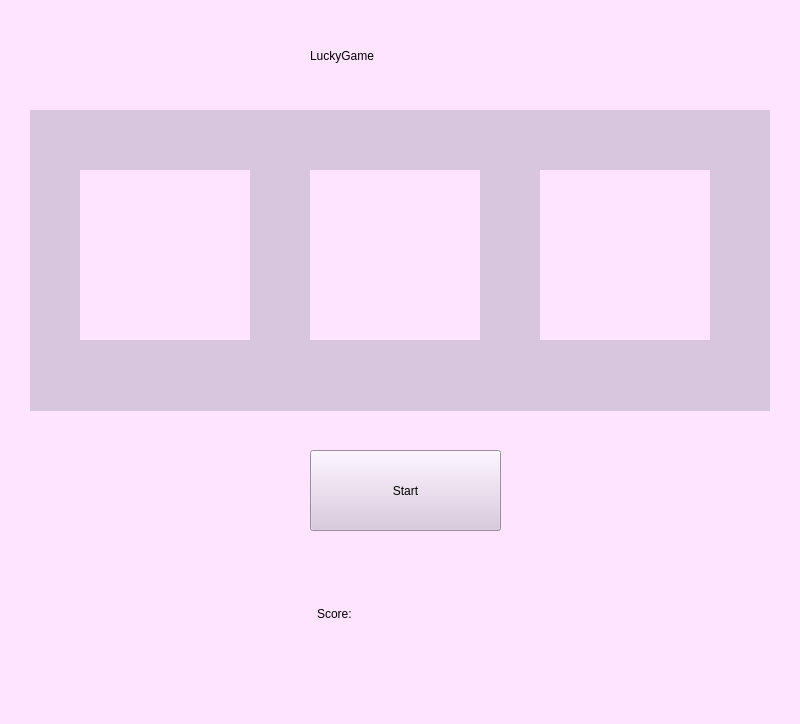
<?xml version="1.0" encoding="UTF-8"?>
<ui version="4.0">
 <class>MainWindow</class>
 <widget class="QMainWindow" name="MainWindow">
  <property name="geometry">
   <rect>
    <x>0</x>
    <y>0</y>
    <width>800</width>
    <height>724</height>
   </rect>
  </property>
  <property name="windowTitle">
   <string>MainWindow</string>
  </property>
  <property name="styleSheet">
   <string notr="true">background-color: rgb(254, 228, 255);</string>
  </property>
  <widget class="QWidget" name="centralwidget">
   <widget class="QLabel" name="label">
    <property name="geometry">
     <rect>
      <x>30</x>
      <y>110</y>
      <width>740</width>
      <height>301</height>
     </rect>
    </property>
    <property name="styleSheet">
     <string notr="true">background-color: rgb(216, 198, 222);</string>
    </property>
    <property name="text">
     <string/>
    </property>
   </widget>
   <widget class="QPushButton" name="start_btn">
    <property name="geometry">
     <rect>
      <x>310</x>
      <y>450</y>
      <width>191</width>
      <height>81</height>
     </rect>
    </property>
    <property name="cursor">
     <cursorShape>PointingHandCursor</cursorShape>
    </property>
    <property name="styleSheet">
     <string notr="true">font: 75 20pt &quot;Rockwell&quot;;
background-color: rgb(216, 198, 222);</string>
    </property>
    <property name="text">
     <string>Start</string>
    </property>
   </widget>
   <widget class="QLabel" name="label_2">
    <property name="geometry">
     <rect>
      <x>317</x>
      <y>568</y>
      <width>181</width>
      <height>91</height>
     </rect>
    </property>
    <property name="styleSheet">
     <string notr="true">font: 75 20pt &quot;Rockwell&quot;;</string>
    </property>
    <property name="text">
     <string>Score:</string>
    </property>
   </widget>
   <widget class="QLabel" name="h1">
    <property name="geometry">
     <rect>
      <x>80</x>
      <y>170</y>
      <width>170</width>
      <height>170</height>
     </rect>
    </property>
    <property name="text">
     <string/>
    </property>
    <property name="pixmap">
     <pixmap>heart.jpg</pixmap>
    </property>
    <property name="scaledContents">
     <bool>true</bool>
    </property>
   </widget>
   <widget class="QLabel" name="h2">
    <property name="geometry">
     <rect>
      <x>310</x>
      <y>170</y>
      <width>170</width>
      <height>170</height>
     </rect>
    </property>
    <property name="text">
     <string/>
    </property>
    <property name="pixmap">
     <pixmap>heart.jpg</pixmap>
    </property>
    <property name="scaledContents">
     <bool>true</bool>
    </property>
   </widget>
   <widget class="QLabel" name="h3">
    <property name="geometry">
     <rect>
      <x>540</x>
      <y>170</y>
      <width>170</width>
      <height>170</height>
     </rect>
    </property>
    <property name="text">
     <string/>
    </property>
    <property name="pixmap">
     <pixmap>heart.jpg</pixmap>
    </property>
    <property name="scaledContents">
     <bool>true</bool>
    </property>
   </widget>
   <widget class="QLabel" name="label_6">
    <property name="geometry">
     <rect>
      <x>310</x>
      <y>30</y>
      <width>191</width>
      <height>51</height>
     </rect>
    </property>
    <property name="styleSheet">
     <string notr="true">font: 75 24pt &quot;Rockwell&quot;;</string>
    </property>
    <property name="text">
     <string>LuckyGame</string>
    </property>
   </widget>
   <widget class="QLabel" name="f1">
    <property name="geometry">
     <rect>
      <x>80</x>
      <y>170</y>
      <width>170</width>
      <height>170</height>
     </rect>
    </property>
    <property name="text">
     <string/>
    </property>
    <property name="pixmap">
     <pixmap>flower.jpg</pixmap>
    </property>
    <property name="scaledContents">
     <bool>true</bool>
    </property>
   </widget>
   <widget class="QLabel" name="f2">
    <property name="geometry">
     <rect>
      <x>310</x>
      <y>170</y>
      <width>170</width>
      <height>170</height>
     </rect>
    </property>
    <property name="text">
     <string/>
    </property>
    <property name="pixmap">
     <pixmap>flower.jpg</pixmap>
    </property>
    <property name="scaledContents">
     <bool>true</bool>
    </property>
   </widget>
   <widget class="QLabel" name="f3">
    <property name="geometry">
     <rect>
      <x>540</x>
      <y>170</y>
      <width>170</width>
      <height>170</height>
     </rect>
    </property>
    <property name="text">
     <string/>
    </property>
    <property name="pixmap">
     <pixmap>flower.jpg</pixmap>
    </property>
    <property name="scaledContents">
     <bool>true</bool>
    </property>
   </widget>
   <widget class="QLabel" name="c1">
    <property name="geometry">
     <rect>
      <x>80</x>
      <y>170</y>
      <width>170</width>
      <height>170</height>
     </rect>
    </property>
    <property name="text">
     <string/>
    </property>
    <property name="pixmap">
     <pixmap>cloud.jpg</pixmap>
    </property>
    <property name="scaledContents">
     <bool>true</bool>
    </property>
   </widget>
   <widget class="QLabel" name="c2">
    <property name="geometry">
     <rect>
      <x>310</x>
      <y>170</y>
      <width>170</width>
      <height>170</height>
     </rect>
    </property>
    <property name="text">
     <string/>
    </property>
    <property name="pixmap">
     <pixmap>cloud.jpg</pixmap>
    </property>
    <property name="scaledContents">
     <bool>true</bool>
    </property>
   </widget>
   <widget class="QLabel" name="c3">
    <property name="geometry">
     <rect>
      <x>540</x>
      <y>170</y>
      <width>170</width>
      <height>170</height>
     </rect>
    </property>
    <property name="text">
     <string/>
    </property>
    <property name="pixmap">
     <pixmap>cloud.jpg</pixmap>
    </property>
    <property name="scaledContents">
     <bool>true</bool>
    </property>
   </widget>
  </widget>
 </widget>
 <resources/>
 <connections/>
</ui>
